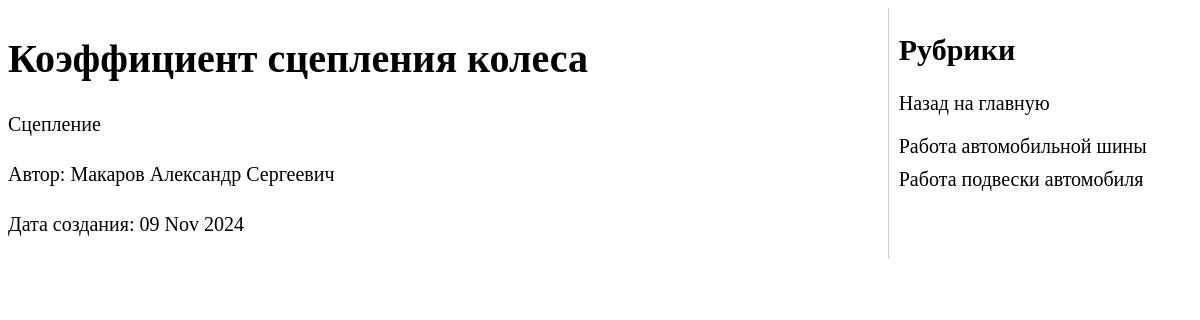
The app's page /article/1/ with its own data.
### content/models.py (models this page shows, shortened)
class DynamicArticle(models.Model):
    title = models.CharField(max_length=100)
    content = models.TextField(blank=True)
    author = models.CharField(max_length=50)
    created_at = models.DateTimeField(auto_now_add=True)
    rubric = models.CharField(max_length=100, default='Общая')
    file = models.FileField(upload_to='my_articles/', blank=True,null=True)

### content/views.py (the view)
# urls.py: path('article/<int:pk>/', ArticleDetailView.as_view(), name='dynamic_article_detail'),
class ArticleDetailView(View):
    @method_decorator(never_cache)
    def get(self, request, pk):
        article = get_object_or_404(DynamicArticle, pk=pk)
        categories = DynamicArticle.objects.values('rubric').distinct()
        categories_with_ids = [{"id": i, "name": c['rubric']} for i, c in enumerate(categories)]
        article_content_html = markdown_to_html(article.content)
        context = {
            'article': article,
            'article_content_html': article_content_html,
            'categories': categories_with_ids
        }
        return render(request, 'content/article_detail.html', context)

### content/views.py (called while the page is built)
def markdown_to_html(text):
    return markdown.markdown(text)

### content/templates/content/article_detail.html (shortened to what this page needs)
<!DOCTYPE html>
<html lang="ru">
<head>
</head>
<body>
    <div class="container">
        <div class="main-content">
            <h1>{{ article.title }}</h1>
            <div>{{ article_content_html|safe }}</div>
            <p>Автор: {{ article.author }}</p>
            <p>Дата создания: {{ article.created_at|date:"d M Y" }}</p>
        </div>
        <div class="sidebar">
            <h2>Рубрики</h2>
            <a href="{% url 'home_page' %}">Назад на главную</a>
            <ul>
                {% for category in categories %}
                    <li><a href="{% url 'category_articles' category.id %}">{{ category.name }}</a></li>
                {% endfor %}
            </ul>
        </div>
    </div>
</body>
</html>

### content/templates/content/article_detail.html (style rules this page uses)
.container { display: flex; font-size: 20px; }
p { line-height: 1.5; font-size: 20px; }
.main-content { flex: 3; }
.sidebar { flex: 1; border-left: 1px solid #ccc; padding-left: 10px; }
.sidebar ul { list-style: none; padding: 0; }
.sidebar li { margin-bottom: 10px; }
.sidebar a { text-decoration: none; color: black; }

### records on screen
DynamicArticle: title "Коэффициент сцепления колеса", content "Сцепление", author "Макаров Александр Сергеевич", created_at "09 Nov 2024"

### other values on screen
{{ category.name }} "Работа автомобильной шины" "Работа подвески автомобиля"
